Frame 1 (no input): blank canvas, image omitted
Frame 60 (the mouse pressed at the canvas centre just before this capture): blank canvas, image omitted
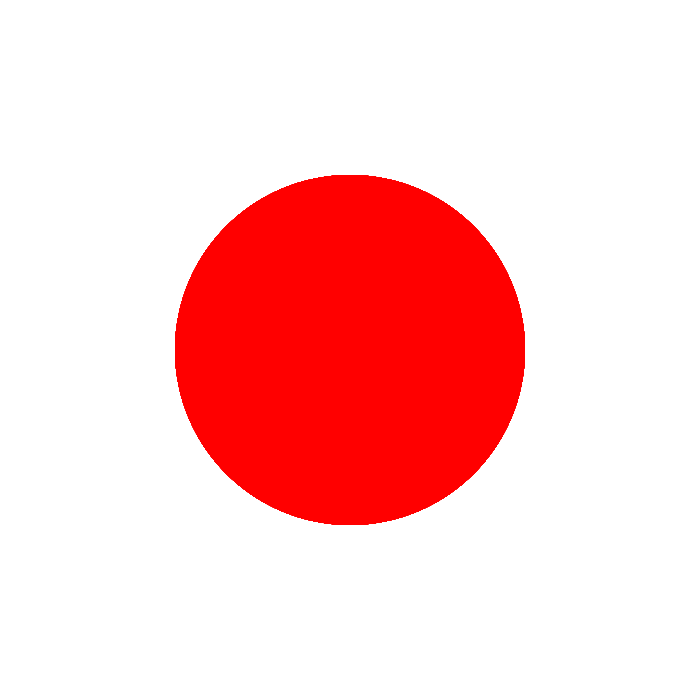
Frame 120 (the mouse held since frame 60 and released just before this capture)

The Processing sketch whose frames 1 and 60 were blank and that drew this single picture after the mouse press (run headless with seeded random() and noise(); from frame 60 on, the mouse is pressed at the canvas centre):

// Processing sketch: processing_158256
// ── processing_158256.pde

int counter;

void setup() {  //setup function called initially, only once
  size(700, 700);
  background(255);
}

void draw() {  //draw function loops 
  noStroke();
  fill(mouseX+mouseY,mouseY-mouseX,mouseX-mouseY);
  ellipseMode(CENTER);
  ellipse(350,350,mouseX,mouseY);

}
